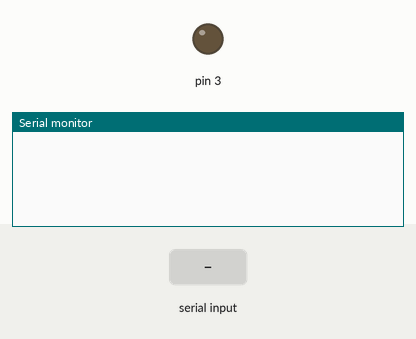
This sketch was run on a simulated Arduino Uno, built with avr-gcc and run on an emulated ATmega328P. Parts: output pins drawn as LEDs (lit = HIGH), the last lines printed to the serial monitor. The inputs (shaded band) are chosen by the test bench.

Above: at 1.2 s.
1.3 s: "a" received over Serial
At 2.1 s:
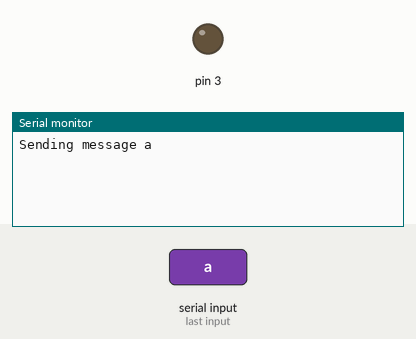
2.8 s: "b" received over Serial
At 3.2 s:
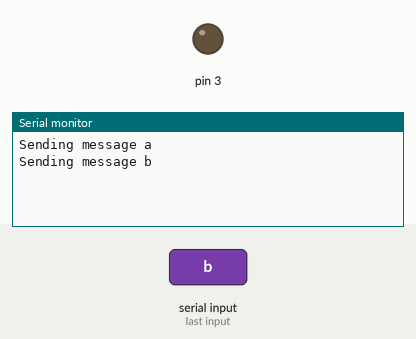

Measured:
- after the input at 1.3 s, the serial monitor: prints a new line at once (image 1)
- after the input at 2.8 s, the serial monitor: prints a new line at once (image 2)

The sketch:

IR_Transmitter.ino
```cpp
// (licence header left out)
#include <IRremote.h>


char input = '0';
IRsend irsend;

void setup()
{
  pinMode(3,OUTPUT);
  Serial.begin(9600);
}

void loop() {
  if(Serial.available()) {
    input = Serial.read();
  }
  else {
    input = '0';
  }

  if (input == 'a') {
    Serial.println("Sending message a");
    irsend.sendSony(0xa80, 12);
    delay(40);
  }
  else if (input == 'b') {
    Serial.println("Sending message b");
    irsend.sendSony(0xa90, 12);
    delay(40);
  }
}
```
